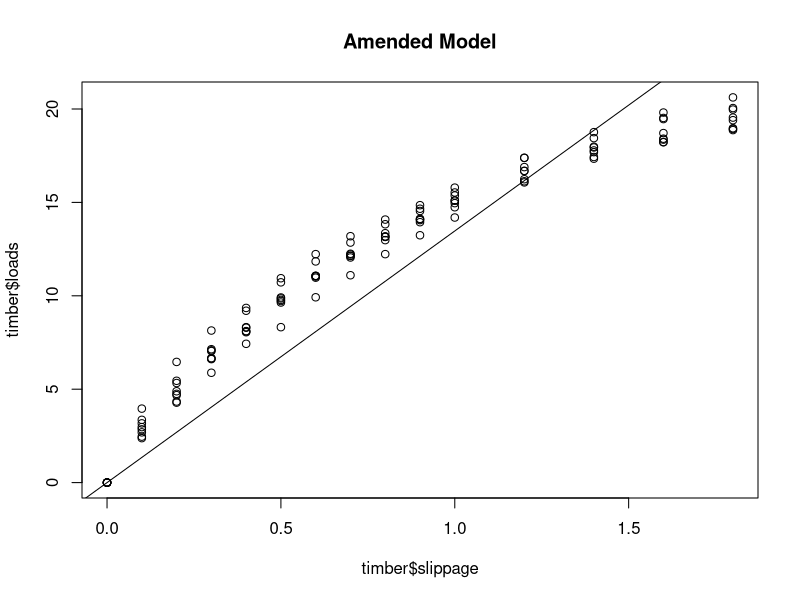
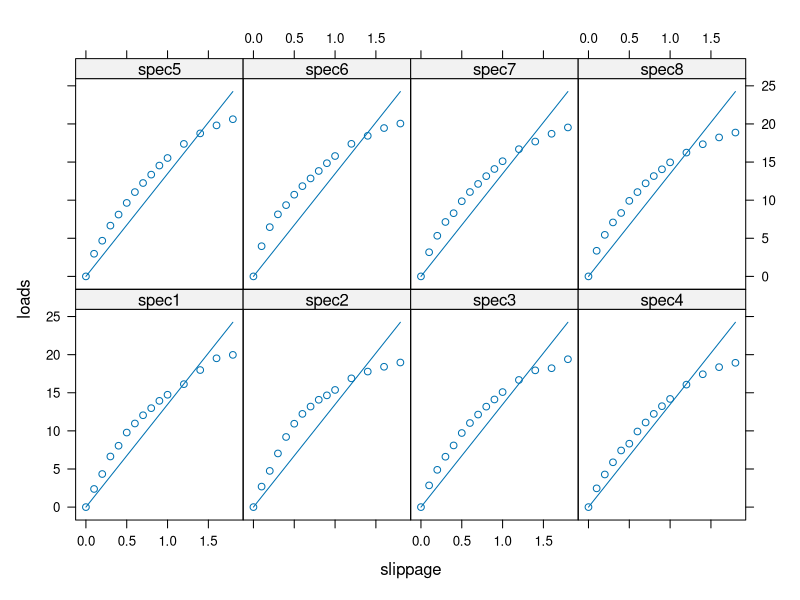

R code for these plots, in order: (Note: this script raises an error after producing the figures.)
## ---- chunk 1
library(nlme) 
library(lattice) 
library(tidyverse)
library(lme4) 
## ---- chunk 2
"timber" <- matrix(c(0., 0., 0., 0., 0., 0., 0., 0., 2.3799999999999999, 2.6899999999999999, 2.8500000000000001, 2.46, 2.9700000000000002, 3.96, 3.1699999999999999, 3.3599999999999999, 4.3399999999999999, 4.75, 4.8899999999999997, 4.2800000000000002, 4.6799999999999997, 6.46, 5.3300000000000001, 5.4500000000000002, 6.6399999999999997, 7.04, 6.6100000000000003, 5.8799999999999999, 6.6600000000000001, 8.1400000000000006,  7.1399999999999997, 7.0800000000000001, 8.0500000000000007, 9.1999999999999993, 8.0899999999999999,      7.4299999999999997, 8.1099999999999994, 9.3499999999999996, 8.2899999999999991, 8.3200000000000003,      9.7799999999999994, 10.94, 9.7200000000000006, 8.3200000000000003, 9.6400000000000006, 10.720000000000001,   9.8599999999999994, 9.9100000000000001, 10.970000000000001, 12.23, 11.029999999999999, 9.9199999999999999,
      11.06, 11.84, 11.07, 11.06, 12.050000000000001, 13.19, 12.140000000000001, 11.1, 12.25, 12.85,
      12.130000000000001, 12.210000000000001, 12.98, 14.08, 13.18, 12.23, 13.35, 13.83, 13.15, 13.16, 13.94,       14.66, 14.119999999999999, 13.24, 14.539999999999999, 14.85, 14.09, 14.050000000000001, 14.74,       15.369999999999999, 15.09, 14.19, 15.529999999999999, 15.789999999999999, 15.109999999999999,       14.960000000000001, 16.129999999999999, 16.890000000000001, 16.68, 16.07, 17.379999999999999,       17.390000000000001, 16.690000000000001, 16.239999999999998, 17.98, 17.780000000000001, 17.940000000000001,      17.43, 18.760000000000002, 18.440000000000001, 17.690000000000001, 17.34, 19.52, 18.41, 18.219999999999999,      18.359999999999999, 19.809999999999999, 19.460000000000001, 18.710000000000001, 18.23, 19.969999999999999,    18.969999999999999, 19.399999999999999, 18.93, 20.620000000000001, 20.050000000000001, 19.539999999999999,   18.870000000000001), nrow = 8, ncol = 15)
timber
## ---- chunk 3
# data cleaning steps provided by the author 
slippage <- c((0:10)/10, seq(from = 1.2, to = 1.8, by = 0.2))
timber <- as.data.frame(timber)

timber$specimen <- factor(paste("spec", 1:nrow(timber), sep = ""))

timber.dat <- reshape(timber, direction = "long", idvar = "specimen",
     varying = matrix(colnames(timber)[1:15], nr = 1),         timevar = "slippage")

names(timber.dat)[3] <- "loads"

timber.dat$slippage <- slippage[timber.dat$slippage]

timber <- timber.dat

# inspect the cleaned, long-formatted data 
head(timber) 
## ---- chunk 4
# Fit the amended model with intercept at zero
amended_model <- lm(loads ~ slippage - 1, data = timber)

# Plot the amended fitted values
plot(timber$slippage, timber$loads, main = "Amended Model")
abline(amended_model)
## ---- chunk 5
# return predicted values to the data set
timber$pred <- predict(amended_model) 

prediction_panel <- function(x, y) { 
  
  panel.xyplot(x, y[1:length(x)])
  panel.lines(x, y[1:length(x) + length(x)], lty = 1)
  }

plot(xyplot(cbind(loads, pred) ~ slippage | specimen, data = timber, 
            panel = prediction_panel, layout = c(4,2), ylab = "loads"))

## ---- chunk 6
plasma <- function(){
  df <- matrix(c(4.2999999999999998, 3.7000000000000002, 4., 3.6000000000000001, 4.0999999999999996, 3.7999999999999998, 3.7999999999999998, 4.4000000000000004, 5., 3.7000000000000002, 3.7000000000000002, 4.4000000000000004,4.7000000000000002, 4.2999999999999998, 5., 4.5999999999999996, 4.2999999999999998, 3.1000000000000001,         
                     4.7999999999999998, 3.7000000000000002, 5.4000000000000004, 3., 4.9000000000000004, 4.7999999999999998,         
                     4.4000000000000004, 4.9000000000000004, 5.0999999999999996, 4.7999999999999998, 4.2000000000000002,         
                     6.5999999999999996, 3.6000000000000001, 4.5, 4.5999999999999996, 3.2999999999999998, 2.6000000000000001,         
                     4.0999999999999996, 3., 3.7999999999999998, 2.2000000000000002, 3., 3.8999999999999999, 4.,        
                     3.1000000000000001, 2.6000000000000001, 3.7000000000000002, 3.1000000000000001, 3.2999999999999998,        
                     4.9000000000000004, 4.4000000000000004, 3.8999999999999999, 3.1000000000000001, 5., 3.1000000000000001,         
                     4.7000000000000002, 2.5, 5., 4.2999999999999998, 4.2000000000000002, 4.2999999999999998, 4.0999999999999996,         
                     4.5999999999999996, 3.5, 6.0999999999999996, 3.3999999999999999, 4., 4.4000000000000004, 3.,         
                     2.6000000000000001, 3.1000000000000001, 2.2000000000000002, 2.1000000000000001, 2., 2.3999999999999999,         
                     2.7999999999999998, 3.3999999999999999, 2.8999999999999999, 2.6000000000000001, 3.1000000000000001,         
                     3.2000000000000002, 3., 4.0999999999999996, 3.8999999999999999, 3.1000000000000001, 3.2999999999999998,         
                     2.8999999999999999, 3.2999999999999998, 3.8999999999999999, 2.2999999999999998, 4.0999999999999996,         
                     4.7000000000000002, 4.2000000000000002, 4., 4.5999999999999996, 4.5999999999999996, 3.7999999999999998,         
                     5.2000000000000002, 3.1000000000000001, 3.7000000000000002, 3.7999999999999998, 2.6000000000000001,         
                     1.8999999999999999, 2.2999999999999998, 2.7999999999999998, 3., 2.6000000000000001, 2.5, 2.1000000000000001,         
                     3.3999999999999999, 2.2000000000000002, 2.2999999999999998, 3.2000000000000002, 3.2999999999999998,        
                     2.6000000000000001, 3.7000000000000002, 3.8999999999999999, 3.1000000000000001, 2.6000000000000001,         
                     2.7999999999999998, 2.7999999999999998, 4.0999999999999996, 2.2000000000000002, 3.7000000000000002,          
                     4.5999999999999996, 3.3999999999999999, 4., 4.0999999999999996, 4.4000000000000004, 3.6000000000000001,         
                     4.0999999999999996, 2.7999999999999998, 3.2999999999999998, 3.7999999999999998, 2.2000000000000002,         
                     2.8999999999999999, 2.8999999999999999, 2.8999999999999999, 3.6000000000000001, 3.7999999999999998,        
                     3.1000000000000001, 3.6000000000000001, 3.2999999999999998, 1.5, 2.8999999999999999, 3.7000000000000002,        
                     3.2000000000000002, 2.2000000000000002, 3.7000000000000002, 3.7000000000000002, 3.1000000000000001,         
                     2.6000000000000001, 2.2000000000000002, 2.8999999999999999, 2.7999999999999998, 2.1000000000000001,        
                     3.7000000000000002, 4.7000000000000002, 3.5, 3.2999999999999998, 3.3999999999999999, 4.0999999999999996,        
                     3.2999999999999998, 4.2999999999999998, 2.1000000000000001, 2.3999999999999999, 3.7999999999999998, 2.5,        
                     3.2000000000000002, 3.1000000000000001, 3.8999999999999999, 3.3999999999999999, 3.6000000000000001,        
                     3.3999999999999999, 3.7999999999999998, 3.6000000000000001, 2.2999999999999998, 2.2000000000000002,        
                     4.2999999999999998, 4.2000000000000002, 2.5, 4.0999999999999996, 4.2000000000000002, 3.1000000000000001,        
                     1.8999999999999999, 3.1000000000000001, 3.6000000000000001, 3.7000000000000002, 2.6000000000000001,        
                     4.0999999999999996, 3.7000000000000002, 3.3999999999999999, 4.0999999999999996, 4.2000000000000002, 4.,        
                     3.1000000000000001, 3.7999999999999998, 2.3999999999999999, 2.2999999999999998, 3.6000000000000001,        
                     3.3999999999999999, 3.1000000000000001, 3.8999999999999999, 3.7999999999999998, 3.6000000000000001, 3.,        
                     3.5, 4., 4., 2.7000000000000002, 3.1000000000000001, 3.8999999999999999, 3.7000000000000002,        
                     2.3999999999999999, 4.7000000000000002, 4.7999999999999998, 3.6000000000000001, 2.2999999999999998, 3.5,        
                     4.2999999999999998, 3.5, 3.2000000000000002, 4.7000000000000002, 3.6000000000000001, 3.7999999999999998,       
                     4.2000000000000002, 4.4000000000000004, 3.7999999999999998, 3.5, 4.2000000000000002, 2.5,         
                     3.1000000000000001, 3.7999999999999998, 4.4000000000000004, 3.8999999999999999, 4., 4., 3.7000000000000002,        
                     3.5, 3.7000000000000002, 3.8999999999999999, 4.2999999999999998, 2.7999999999999998, 3.8999999999999999,         
                     4.7999999999999998, 4.2999999999999998, 3.3999999999999999, 4.9000000000000004, 5., 4., 2.7000000000000002,        
                     3.6000000000000001, 4.4000000000000004, 3.7000000000000002, 3.5, 4.9000000000000004, 3.8999999999999999,         
                     4., 4.2999999999999998, 4.9000000000000004, 3.7999999999999998, 3.8999999999999999, 4.7999999999999998,         
                     3.5, 3.2999999999999998, 3.7999999999999998), nrow = 33, ncol = 8,  
                   dimnames = list(character(0), c("T0.0", "T0.5", "T1.0", "T1.5", "T2.0", "T2.5", "T3.0", "T4.0")))
  time <- c(0, 0.5, 1, 1.5, 2, 3, 4)
  df <- as.data.frame(df)
  df$Subject <- factor(paste("id", formatC(1:nrow(df), format = "g", width = 2, flag = "0"), sep = ""))
  df$group <- factor(c(rep("control", 20), rep("obese", 13)))
  df <- reshape(df, direction = "long", idvar = "Subject",
                          varying = matrix(colnames(df)[1:8], nr = 1),
                          timevar = "time")
  colnames(df)[4] <- "plasma"
  return(df)
}
plasma = plasma() 
# inspect the data set 
head(plasma) 
## ---- chunk 7

quad_mod <- lme(plasma ~ time*group + I(time^2), 
                random = ~time + I(time^2) | Subject, 
                data = plasma, method = "ML") 

# view output 
summary(quad_mod) 

## ---- chunk 8
data("BtheB") 
blues = BtheB
dim(blues) 
# inspect 
head(blues)
## ---- chunk 9
long_blues = reshape(blues, idvar = "subject", varying = c("bdi.2m", "bdi.3m", 
                                              "bdi.5m", "bdi.8m"), 
        direction = "long")

head(long_blues) 
## ---- chunk 10
summary(lm(bdi ~ time + treatment + length + subject + 
                  drug + bdi.pre, data = long_blues)) 
## ---- chunk 11
boxplot(len ~ dose, data = ToothGrowth, frame = FALSE,
        horizontal = TRUE)
head(long_blues) 
## ---- chunk 12

tau <- long_blues %>%
  filter(treatment == "TAU") 
btheb = long_blues %>%
  filter(treatment == "BtheB") 

par(mfrow = c(1, 2))

boxplot(bdi ~ time, data = tau, main = "TAU", xlab = "Time (Months)") 
boxplot(bdi~ time, data = btheb, main = "BtheB", xlab = "Time (Months)")
## ---- chunk 13
# remove rows with missing values 
blues_clean = na.omit(long_blues) 

# first model: no interaction term: 
blues_mod1 <- lm(bdi ~ time + treatment, data = blues_clean) 

# second model: interaction term: 
blues_mod2 <- lmer(bdi ~ time + treatment + time*treatment + (1 | subject), 
                  data = blues_clean) 
## ---- chunk 14
anova(blues_mod2, blues_mod1)  
## ---- chunk 15
#library(MVA) 
#demo("Ch-LME")
